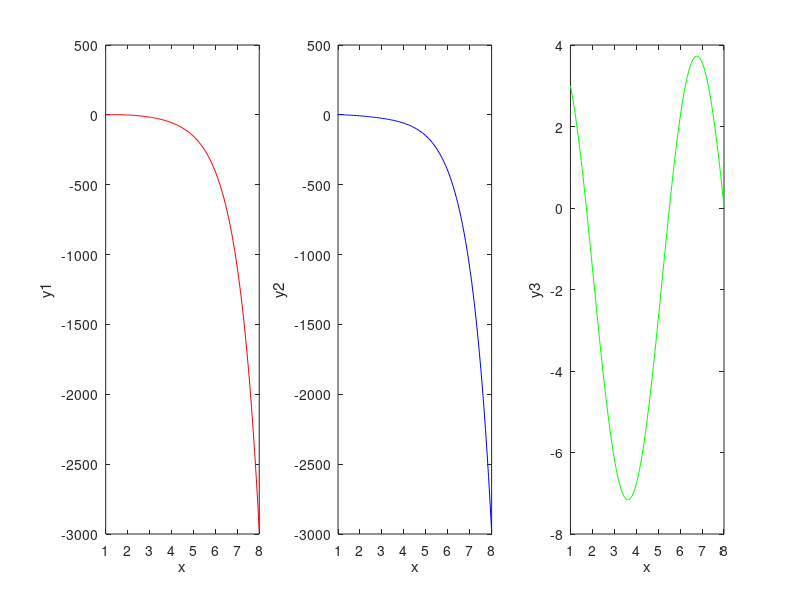
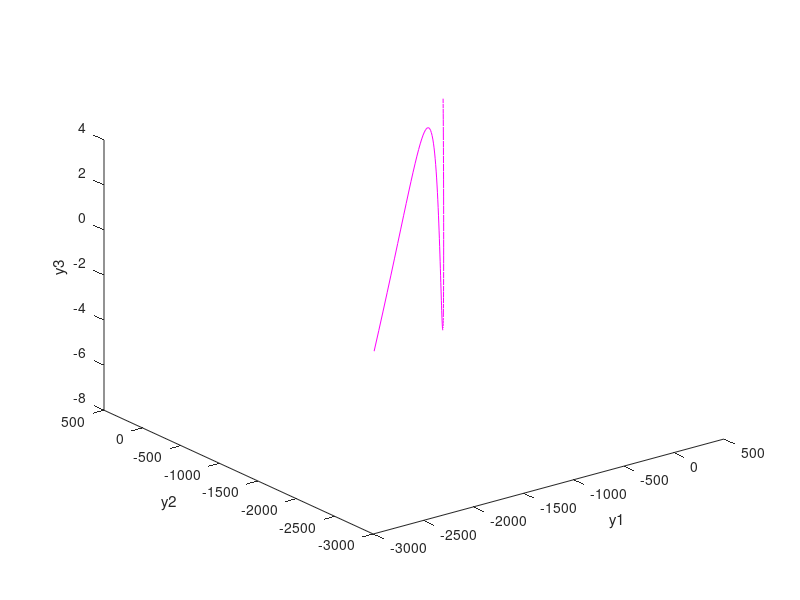

The MATLAB source for these figures, in order:
%Runge-Kutta pentru sistem de ODE

clear;
clc;

function dy = f(t,y)
  dy = [y(2);
  -y(1)-2*exp(t)+1;
  -y(1)-exp(t)+1];
endfunction

function [t w] = rk4_systems(a,b,N,alpha)
  
  m = size(alpha);
  if m==1
    alpha = alpha';
  endif
  
  h = (b-a)/N;
  t(1) = a;
  w(:,1) = alpha;
  
  for i = 1:N
    k1 = h*f(t(i), w(:,i));
    k2 = h*f(t(i)+h/2, w(:,i)+0.5*k1);
    k3 = h*f(t(i)+h/2, w(:,i)+0.5*k2);
    k4 = h*f(t(i)+h,w(:,i)+k3);
    w(:,i+1) = w(:,i)+(k1+2*k2+2*k3+k4)/6;
    t(i+1) = a+i*h;
  endfor
  [t' w']
endfunction

a = 1;
b = 8;
no = 100;
init = [1 2 3];
[t w] = rk4_systems(a,b,no,init)

n = length(t);
i = 1;
contor = 0;

while i<=3*n
  contor = contor+1;
  y1sol(contor) = w(i);
  i = i+1;
  y2sol(contor) = w(i);
  i = i+1;
  y3sol(contor) = w(i);
  i = i+1;
endwhile


  subplot(1,3,1);
  plot(t,y1sol,'r');
  xlabel('x');
  ylabel('y1');
  
  subplot(1,3,2);
  plot(t,y2sol,'b');
  xlabel('x');
  ylabel('y2');
  
  subplot(1,3,3);
  plot(t,y3sol,'g');
  xlabel('x');
  ylabel('y3');
  
  figure;
  plot3(y1sol,y2sol,y3sol,'m');
  xlabel('y1');
  ylabel('y2');
  zlabel('y3');
  
  